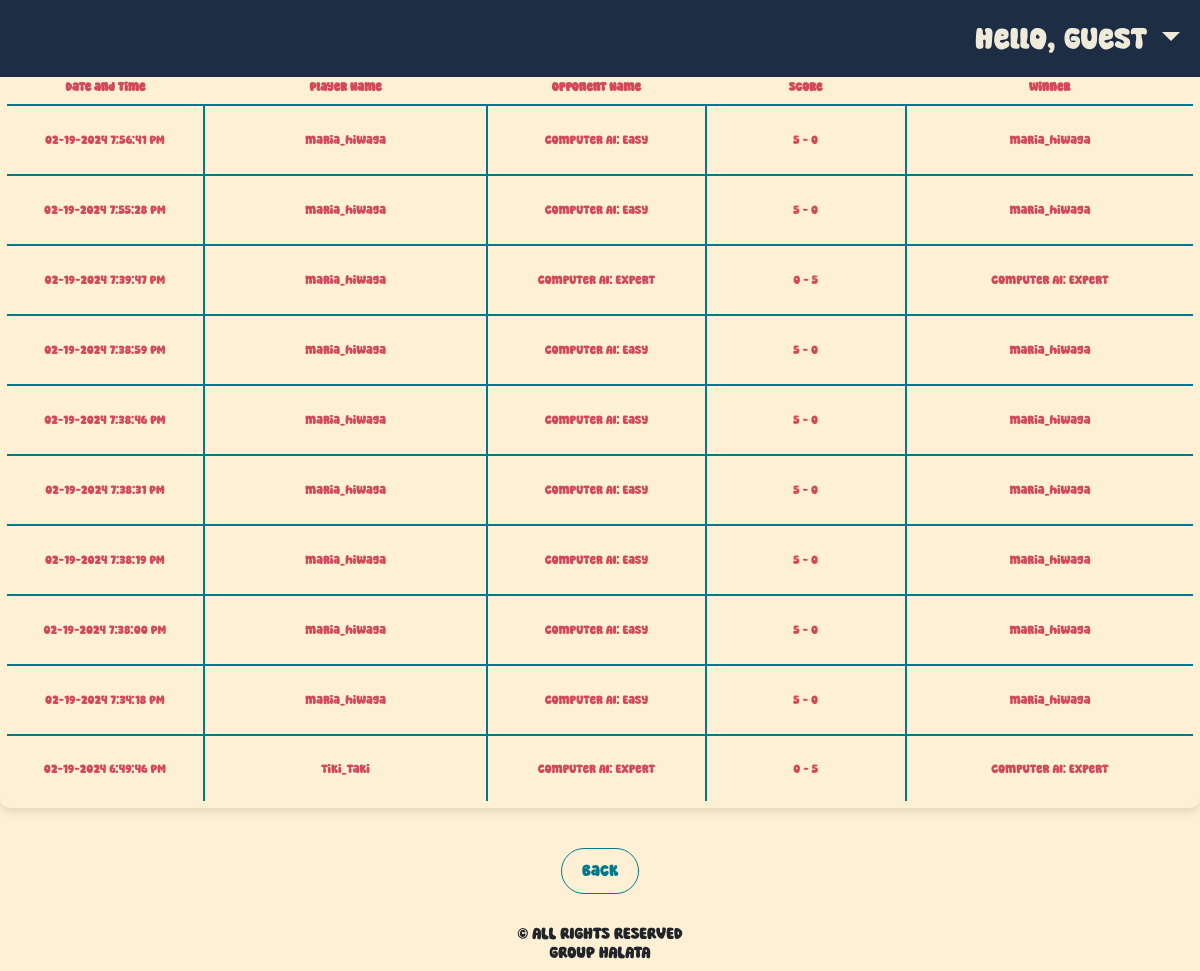
Page /scoreboard.php on the committed database.
### tables this page shows
CREATE TABLE `scoreboard_ai_tbl` (
  `match_id` int(11) NOT NULL,
  `player_ID` int(11) NOT NULL,
  `Username` varchar(255) NOT NULL,
  `Opponent_Name` varchar(255) NOT NULL,
  `Match_Date` varchar(255) NOT NULL,
  `Score` varchar(15) NOT NULL,
  `Winner_Name` varchar(256) NOT NULL
);

### scoreboard.php (the view, shortened to what this page needs)
<?php
    if(!isset($_SESSION["users"]))
    {
        $userName = "Guest";
    }
    $queryGetGameResults = "SELECT * FROM scoreboard_ai_tbl ORDER BY Match_Date DESC LIMIT 10";
    $gameResults = mysqli_query($conn, $queryGetGameResults);
?>
<!DOCTYPE html>
<html lang="en">
<head>
  <link href="https://cdn.jsdelivr.net/npm/bootstrap@5.3.2/dist/css/bootstrap.min.css" rel="stylesheet">
  <link href="Style.css" rel="stylesheet" type="text/css" />
</head>
<body>
<nav class="navbar navbar-expand-lg fixed-top" style="background: #1d2d44; color: #f0ebd8; ">
        <div class="container-fluid">
            <div class="collapse navbar-collapse" id="navbarNav" >
                <ul class="navbar-nav ms-auto" >
                    <li class="nav-item dropdown" >
                        <a class="nav-link dropdown-toggle" style="color: #f0ebd8; font-size:30px;" role="button" data-bs-toggle="dropdown" aria-expanded="false">
                        Hello, <?php echo $userName?>
                        </a>
                    </li>
                </ul>
            </div>
        </div>
    </nav>
<br><br><br><br>
<h2>Game Results</h2>
<table>
  <thead>
    <tr>
      <th>Date and Time</th>
      <th>Player Name</th>
      <th>Opponent Name</th>
      <th>Score</th>
      <th>Winner</th>
    </tr>
  </thead>
  <tbody>
  <?php
      while ($row = mysqli_fetch_assoc($gameResults)) {
          echo "<tr>";
          echo "<td>" . $row['Match_Date'] . "</td>";
          echo "<td>" . $row['Username'] . "</td>";
          echo "<td>" . $row['Opponent_Name'] . "</td>";
          echo "<td>" . $row['Score'] . "</td>";
          echo "<td>" . $row['Winner_Name'] . "</td>";
          echo "</tr>";
      }
    ?>
  </tbody>
</table>
<div class="d-flex justify-content-center"><a href="home.php" class="btn" id="back">Back</a> </div>
    <footer class="text-center">
    <div class="container">
      <h6 style="text-align: center; margin-top: 30px;" id="group">&copy ALL RIGHTS RESERVED<br>GROUP HALATA</h6>
    </div>
  </footer>
</body>
</html>

### Style.css (style rules this page uses)
* { font-family: 'Super Enjoy', sans-serif; }
body { background-color: #fdf0d5; display: flex; flex-direction: column; align-items: center; justify-content: center; height: 100vh; margin: 0; }
table { border: 7px solid #30638e; margin-top: 20px; border-radius: 10px; color: #d1495b; transition: transform 0.3s ease-in-out, box-shadow 0.3s ease-in-out, filter 0.3s ease-in-out; overflow: hidden; box-shadow: 0 4px 8px rgba(0, 0, 0, 0.1); }
td { width: 70px; height: 70px; border: 2px solid #00798c; text-align: center; font-size: 40px; cursor: pointer; transition: background-color 0.3s, transform 0.3s ease-in-out, box-shadow 0.3s ease-in-out, filter 0.3s ease-in-out; border-radius: 8px; }
#back { margin-top: 10px; width: fit-content; border: 1px solid #00798C; padding: 10px 20px; border-radius: 50px; text-decoration: none; color: #00798C; transition: background-color 0.5s, transform 0.3s ease-in-out, box-shadow 0.3s ease-in-out; }

### scoreboard.php (style rules this page uses)
table { width: 100%; margin-bottom: 30px; }
th, td { padding: 8px; text-align: center; border-bottom: 1px solid #ddd; font-size: 1vw; }

### rows in the picture
scoreboard_ai_tbl: Match_Date "02-19-2024 7:56:41 PM", Username "maria_hiwaga", Opponent_Name "Computer AI: Easy", Score "5 - 0", Winner_Name "maria_hiwaga"
scoreboard_ai_tbl: Match_Date "02-19-2024 7:55:28 PM", Username "maria_hiwaga", Opponent_Name "Computer AI: Easy", Score "5 - 0", Winner_Name "maria_hiwaga"
scoreboard_ai_tbl: Match_Date "02-19-2024 7:39:47 PM", Username "maria_hiwaga", Opponent_Name "Computer AI: Expert", Score "0 - 5", Winner_Name "Computer AI: Expert"
scoreboard_ai_tbl: Match_Date "02-19-2024 7:38:59 PM", Username "maria_hiwaga", Opponent_Name "Computer AI: Easy", Score "5 - 0", Winner_Name "maria_hiwaga"
scoreboard_ai_tbl: Match_Date "02-19-2024 7:38:46 PM", Username "maria_hiwaga", Opponent_Name "Computer AI: Easy", Score "5 - 0", Winner_Name "maria_hiwaga"
scoreboard_ai_tbl: Match_Date "02-19-2024 7:38:31 PM", Username "maria_hiwaga", Opponent_Name "Computer AI: Easy", Score "5 - 0", Winner_Name "maria_hiwaga"
scoreboard_ai_tbl: Match_Date "02-19-2024 7:38:19 PM", Username "maria_hiwaga", Opponent_Name "Computer AI: Easy", Score "5 - 0", Winner_Name "maria_hiwaga"
scoreboard_ai_tbl: Match_Date "02-19-2024 7:38:00 PM", Username "maria_hiwaga", Opponent_Name "Computer AI: Easy", Score "5 - 0", Winner_Name "maria_hiwaga"
scoreboard_ai_tbl: Match_Date "02-19-2024 7:34:18 PM", Username "maria_hiwaga", Opponent_Name "Computer AI: Easy", Score "5 - 0", Winner_Name "maria_hiwaga"
scoreboard_ai_tbl: Match_Date "02-19-2024 6:49:46 PM", Username "tiki_taki", Opponent_Name "Computer AI: Expert", Score "0 - 5", Winner_Name "Computer AI: Expert"

### other values in the picture
$userName "Guest"
